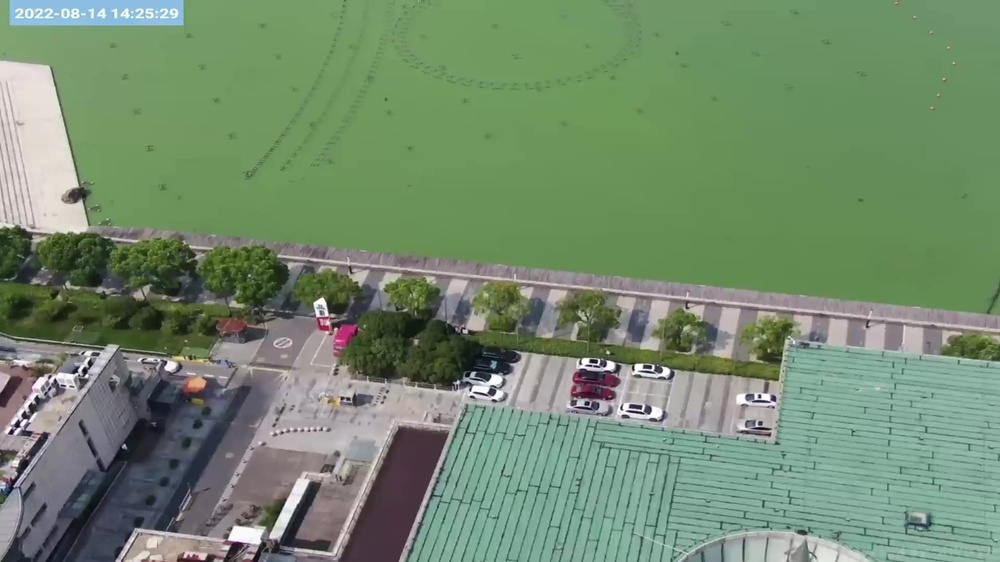
#> input picture Picmatch/ContinusePics/8.jpg, 1000 x 562 px, shrunk from 1920 x 1080 before the run
$ python zippic.py
#> lines starting #> are read from the running program, lines starting #| are printed output that depends on the picture
import cv2
import numpy as np
import cv2 as cv
from matplotlib import pyplot as plt

fig, ax = plt.subplots()

if __name__ == '__main__':
    top, bot, left, right = 100, 100, 0, 500
    img1 = cv.imread('./ContinusePics/8.jpg')
#> img1 is the input picture: shape (562, 1000, 3); mean B, G, R 110.2, 138.8, 115.1
    img2 = cv.imread('./ContinusePics/9.jpg')
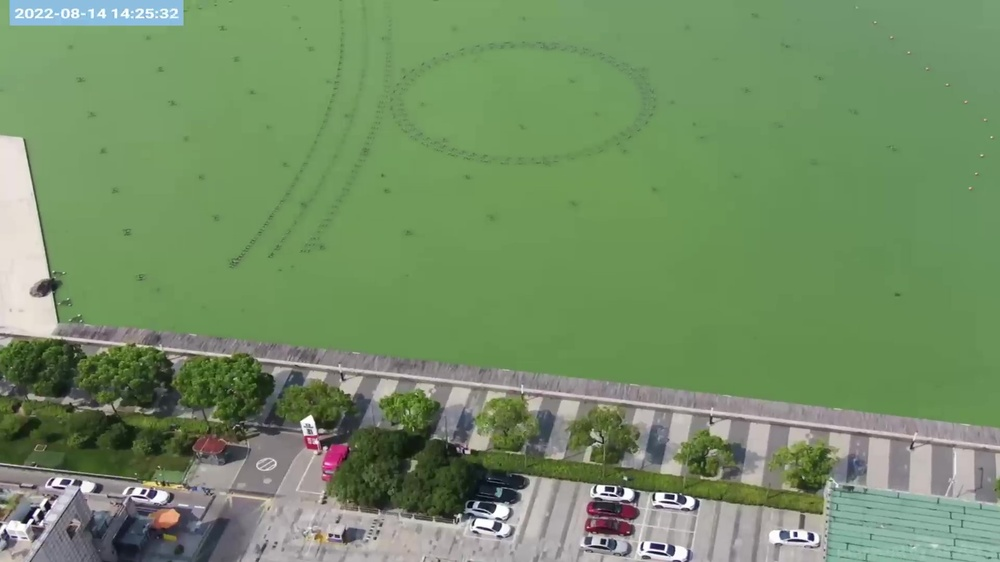
#> input picture Picmatch/ContinusePics/9.jpg, 1000 x 562 px, shrunk from 1920 x 1080 before the run
#> img2 is the input picture: shape (562, 1000, 3); mean B, G, R 101.8, 142.8, 115.4
    srcImg = cv.copyMakeBorder(img1, top, bot, left, right, cv.BORDER_CONSTANT, value=(0, 0, 0))
    testImg = cv.copyMakeBorder(img2, top, bot, left, right, cv.BORDER_CONSTANT, value=(0, 0, 0))
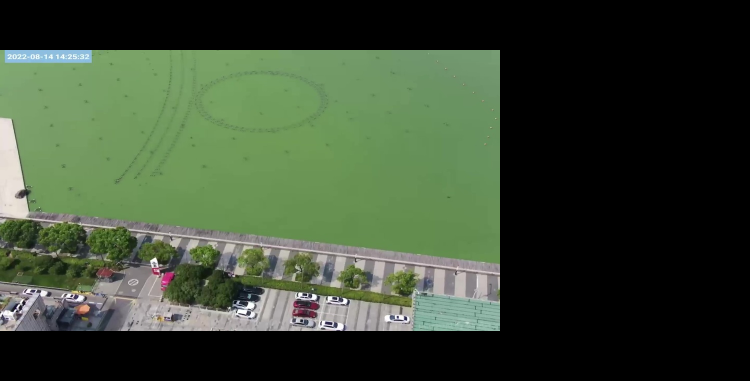
#> testImg: shape (762, 1500, 3) (shown at 1/2 size); mean B, G, R 50.1, 70.2, 56.8
    img1gray = cv.cvtColor(srcImg, cv.COLOR_BGR2GRAY)
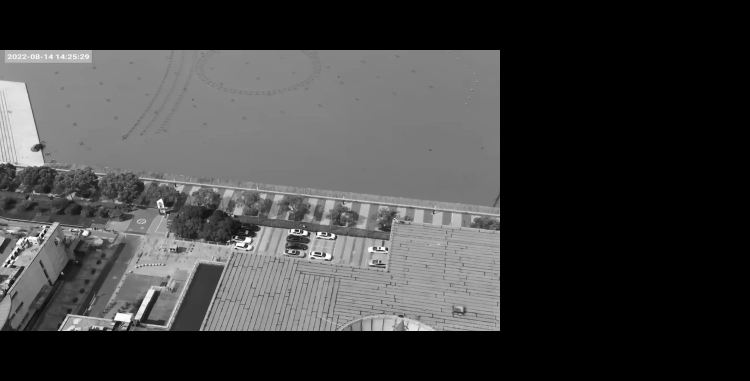
#> img1gray: shape (762, 1500) (shown at 1/2 size); min 0, max 255, mean 63.2
    img2gray = cv.cvtColor(testImg, cv.COLOR_BGR2GRAY)
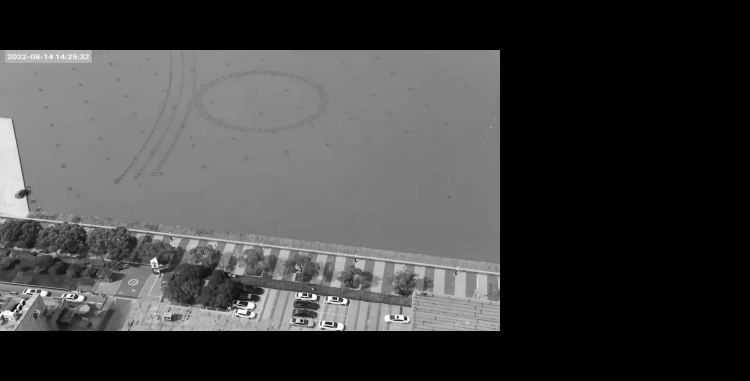
#> img2gray: shape (762, 1500) (shown at 1/2 size); min 0, max 255, mean 63.9
    # sift = cv.xfeatures2d_SIFT().create()
    sift = cv.SIFT_create()
    # find the keypoints and descriptors with SIFT
    kp1, des1 = sift.detectAndCompute(img1gray, None)
#> kp1 = 2954 keypoints; strongest (x, y, size): (610, 466, 5.9), (759, 496, 2.3), (17, 525, 3.9), (11, 532, 3.3)
    kp2, des2 = sift.detectAndCompute(img2gray, None)
#> kp2 = 2278 keypoints; strongest (x, y, size): (795, 634, 2.9), (811, 637, 4.4), (628, 594, 6.8), (31, 621, 2.7)
    # FLANN parameters
    FLANN_INDEX_KDTREE = 1
    index_params = dict(algorithm=FLANN_INDEX_KDTREE, trees=5)
    search_params = dict(checks=50)
    flann = cv.FlannBasedMatcher(index_params, search_params)
    matches = flann.knnMatch(des1, des2, k=2)
#> matches = 2954 matches

    # Need to draw only good matches, so create a mask
    matchesMask = [[0, 0] for i in range(len(matches))]
#> matchesMask = 2954 pairs, first value 0 to 0, second value 0 to 0

    good = []
    pts1 = []
    pts2 = []
    # ratio test as per Lowe's paper
    for i, (m, n) in enumerate(matches):
        if m.distance < 0.7*n.distance:
            good.append(m)
            pts2.append(kp2[m.trainIdx].pt)
            pts1.append(kp1[m.queryIdx].pt)
            matchesMask[i] = [1, 0]
#> after the loop, good = 387 matches; matchesMask = 2954 pairs, first value 0 to 1, second value 0 to 0; pts1 = 387 pairs, first value 12.16 to 969, second value 101.7 to 664; pts2 = 387 pairs, first value 5.92 to 995, second value 102.1 to 665.3

    draw_params = dict(matchColor=(0, 255, 0),
                       singlePointColor=(255, 0, 0),
                       matchesMask=matchesMask,
                       flags=0)
#> draw_params = 4 items
    img3 = cv.drawMatchesKnn(img1gray, kp1, img2gray, kp2, matches, None, **draw_params)
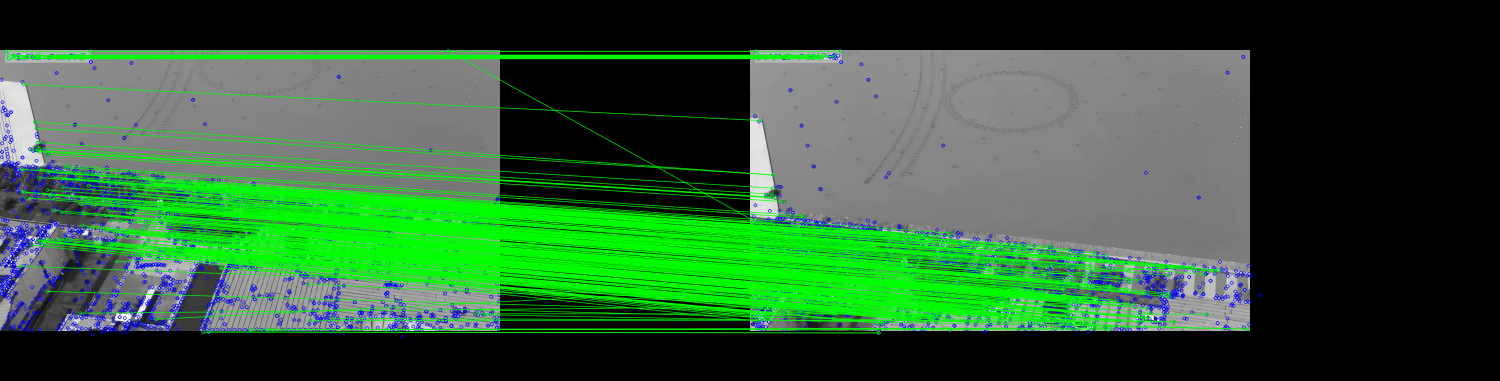
#> img3: shape (762, 3000, 3) (shown at 1/2 size); mean of channels 0, 1, 2 52.6, 86.8, 47.8; drawn as B, G, R

    cv2.imwrite("./onlypic1.png",img3)
    ax = plt.axes()
    ax.set(facecolor = "orange")
    plt.imshow(img3, ), plt.show()

    rows, cols = srcImg.shape[:2]
#> rows = 762; cols = 1500
    MIN_MATCH_COUNT = 5
    if len(good) > MIN_MATCH_COUNT:
        src_pts = np.float32([kp1[m.queryIdx].pt for m in good]).reshape(-1, 1, 2)
#> src_pts = 387 rows, first 8: [12.16, 102.1], [16.56, 110.3], [17.36, 116.6], [17.36, 116.6], [26.18, 111], [28.08, 112.2], [29.02, 111.7], [29.02, 111.7]
        dst_pts = np.float32([kp2[m.trainIdx].pt for m in good]).reshape(-1, 1, 2)
#> dst_pts = 387 rows, first 8: [12.06, 102.1], [16.46, 110.4], [17.09, 116.7], [17.09, 116.7], [31.81, 115.5], [27.89, 112.1], [29.16, 111.7], [29.16, 111.7]
        M, mask = cv.findHomography(src_pts, dst_pts, cv.RANSAC, 5.0)
#> M = [[1.04, -0.0607, -16.67], [0.00179, 1.07, 57.05], [2.2e-07, -0.000131, 1]]; mask = 387 values, max 1 at index 12, min 0 at index 0, mean 0.729
        warpImg = cv.warpPerspective(testImg, np.array(M), (testImg.shape[1], testImg.shape[0]), flags=cv.WARP_INVERSE_MAP)
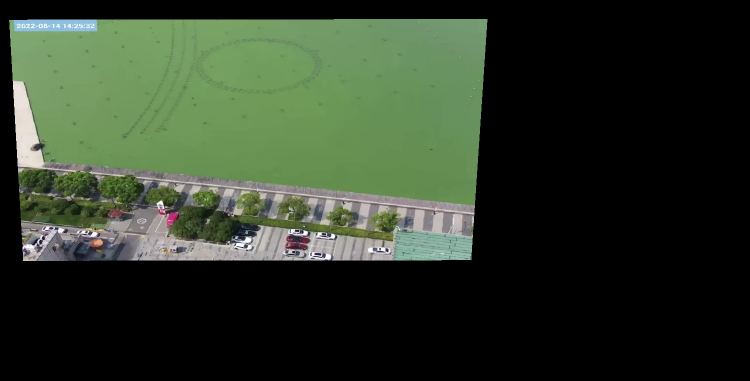
#> warpImg: shape (762, 1500, 3) (shown at 1/2 size); mean B, G, R 39.7, 56.1, 45.1

        for col in range(0, cols):
            if srcImg[:, col].any() and warpImg[:, col].any():
                left = col
                break
        for col in range(cols-1, 0, -1):
            if srcImg[:, col].any() and warpImg[:, col].any():
                right = col
                break

        res = np.zeros([rows, cols, 3], np.uint8)
        for row in range(0, rows):
            for col in range(0, cols):
                if not srcImg[row, col].any():
                    res[row, col] = warpImg[row, col]
                elif not warpImg[row, col].any():
                    res[row, col] = srcImg[row, col]
                else:
                    srcImgLen = float(abs(col - left))
                    testImgLen = float(abs(col - right))
                    alpha = srcImgLen / (srcImgLen + testImgLen)
                    res[row, col] = np.clip(srcImg[row, col] * (1-alpha) + warpImg[row, col] * alpha, 0, 255)
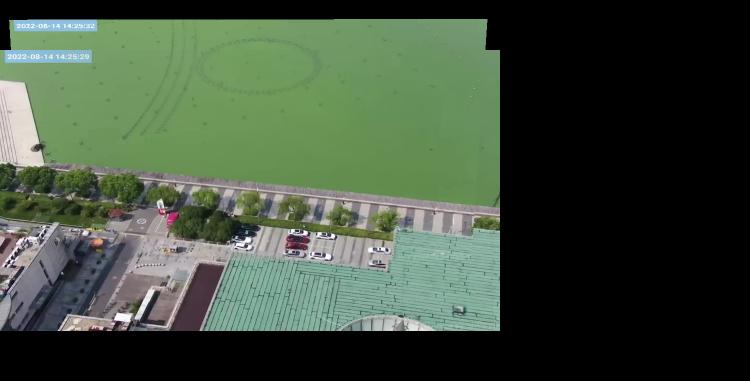
#> res: shape (762, 1500, 3) (shown at 1/2 size); mean B, G, R 59.6, 76.6, 62.8
        cv.imwrite("./res/res.png", res)
        # opencv is bgr, matplotlib is rgb
        res = cv.cvtColor(res, cv.COLOR_BGR2RGB)
        # show the result
        plt.style.use('seaborn-paper')
        plt.figure()
        plt.imshow(res)
        plt.show()
        #fig.savefig('./matchline1.svg', dpi=600, format='svg')

    else:
        print("Not enough matches are found - {}/{}".format(len(good), MIN_MATCH_COUNT))
        matchesMask = None
